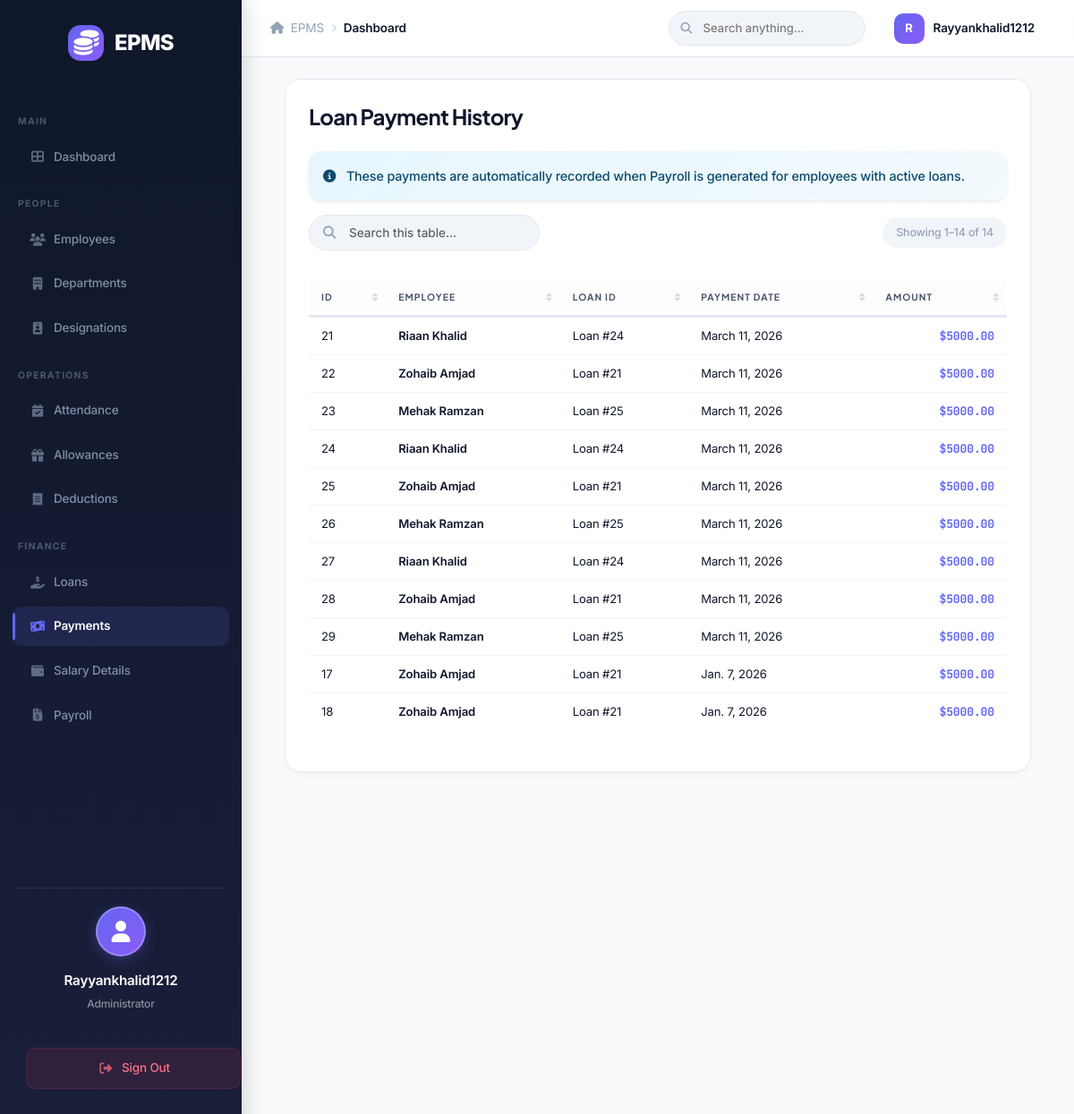
The page /loan-payments/ (signed in) on the database its author committed.
### core/models.py (models this page shows, shortened)
class User(AbstractUser):
    user_id = models.AutoField(primary_key=True)

class Loan_Payment(models.Model):
    payment_id = models.AutoField(primary_key=True)
    loan = models.ForeignKey(Loan, on_delete=models.CASCADE, related_name='payments')
    employee = models.ForeignKey(Employee, on_delete=models.CASCADE)
    payment_date = models.DateField(default=timezone.now)
    amount = models.DecimalField(max_digits=10, decimal_places=2)

class Employee(models.Model):
    STATUS_CHOICES = (
        ('Active', 'Active'),
        ('Inactive', 'Inactive'),
    )
    employee_id = models.AutoField(primary_key=True)
    first_name = models.CharField(max_length=100)
    last_name = models.CharField(max_length=100)
    email = models.EmailField(unique=True)
    phone = models.CharField(max_length=15)
    address = models.TextField()
    date_of_joining = models.DateField()
    department = models.ForeignKey(Department, on_delete=models.CASCADE)
    designation = models.ForeignKey(Designation, on_delete=models.CASCADE)
    user = models.OneToOneField(User, on_delete=models.CASCADE)
    status = models.CharField(max_length=10, choices=STATUS_CHOICES, default='Active')
    def __str__(self):
        return f"{self.first_name} {self.last_name}"

class Loan(models.Model):
    STATUS_CHOICES = (
        ('Active', 'Active'),
        ('Closed', 'Closed'),
    )
    loan_id = models.AutoField(primary_key=True)
    employee = models.ForeignKey(Employee, on_delete=models.CASCADE)
    loan_amount = models.DecimalField(max_digits=10, decimal_places=2)
    monthly_repayment = models.DecimalField(max_digits=10, decimal_places=2, default=0)
    issue_date = models.DateField(default=timezone.now)
    status = models.CharField(max_length=10, choices=STATUS_CHOICES, default='Active')

### core/views.py (the view)
# urls.py: path('loan-payments/', views.loan_payment_list, name='loan_payment_list'),
@login_required
def loan_payment_list(request):
    payments = Loan_Payment.objects.all().order_by('-payment_date')
    return render(request, 'core/loan_payment_list.html', {'payments': payments})

### templates/core/loan_payment_list.html (shortened to what this page needs)
{% extends 'core/base.html' %}
{% block content %}
<div class="row">
    <div class="col-12">
        <div class="card-box">
            <h4 class="fw-bold mb-4">Loan Payment History</h4>
            <div class="alert alert-info border-0 shadow-sm">
                <i class="fas fa-info-circle me-2"></i> These payments are automatically recorded when Payroll is generated
                for employees with active loans.
            </div>
            <div class="table-responsive">
                <table class="table table-hover mt-3 epms-datatable">
                    <thead>
                    <tr>
                        <th>ID</th>
                        <th>Employee</th>
                        <th>Loan ID</th>
                        <th>Payment Date</th>
                        <th>Amount</th>
                    </tr>
                </thead>
                <tbody>
                    {% for payment in payments %}
                    <tr>
                        <td>{{ payment.payment_id }}</td>
                        <td>{{ payment.employee }}</td>
                        <td>Loan #{{ payment.loan.loan_id }}</td>
                        <td>{{ payment.payment_date }}</td>
                        <td class="text-success">${{ payment.amount }}</td>
                    </tr>
                    {% empty %}
                    <tr>
                        <td colspan="5">No payments recorded yet.</td>
                    </tr>
                    {% endfor %}
                </tbody>
            </table>
            </div>
        </div>
    </div>
</div>
{% endblock %}

### templates/core/base.html (shortened to what this page needs)
{% load static %}
<!DOCTYPE html>
<html lang="en">
<head>
    <link href="https://cdn.jsdelivr.net/npm/bootstrap@5.3.0/dist/css/bootstrap.min.css" rel="stylesheet">
    <link href="https://cdnjs.cloudflare.com/ajax/libs/font-awesome/6.4.0/css/all.min.css" rel="stylesheet">
    <link rel="stylesheet" href="{% static 'css/style.css' %}?v=8">
</head>
<body>
    {% if user.is_authenticated %}
    <div class="sidebar">
        <div class="brand">
            <div class="brand-icon"><i class="fas fa-coins"></i></div>
            <span>EPMS</span>
        </div>
        {% if user.is_staff %}
        <div class="sidebar-section-label">Main</div>
        <a href="{% url 'dashboard' %}"
            class="{% if request.resolver_match.url_name == 'dashboard' %}active{% endif %}">
            <i class="fas fa-th-large me-2"></i> Dashboard
        </a>
        <div class="sidebar-section-label">People</div>
        <a href="{% url 'employee_list' %}"
            class="">
            <i class="fas fa-users me-2"></i> Employees
        </a>
        <a href="{% url 'department_list' %}"
            class="{% if 'department' in request.resolver_match.url_name %}active{% endif %}">
            <i class="fas fa-building me-2"></i> Departments
        </a>
        <a href="{% url 'designation_list' %}"
            class="{% if request.resolver_match.url_name == 'designation_list' %}active{% endif %}">
            <i class="fas fa-id-badge me-2"></i> Designations
        </a>
        <div class="sidebar-section-label">Operations</div>
        <a href="{% url 'attendance_list' %}"
            class="{% if request.resolver_match.url_name == 'attendance_list' %}active{% endif %}">
            <i class="fas fa-calendar-check me-2"></i> Attendance
        </a>
        <a href="{% url 'allowance_list' %}"
            class="{% if request.resolver_match.url_name == 'allowance_list' %}active{% endif %}">
            <i class="fas fa-gift me-2"></i> Allowances
        </a>
        <a href="{% url 'deduction_list' %}"
            class="{% if request.resolver_match.url_name == 'deduction_list' %}active{% endif %}">
            <i class="fas fa-receipt me-2"></i> Deductions
        </a>
        <div class="sidebar-section-label">Finance</div>
        <a href="{% url 'loan_list' %}"
            class="{% if 'loan_list' == request.resolver_match.url_name %}active{% endif %}">
            <i class="fas fa-hand-holding-usd me-2"></i> Loans
        </a>
        <a href="{% url 'loan_payment_list' %}"
            class="{% if request.resolver_match.url_name == 'loan_payment_list' %}active{% endif %}">
            <i class="fas fa-money-bill-wave me-2"></i> Payments
        </a>
        <a href="{% url 'salary_list' %}"
            class="{% if request.resolver_match.url_name == 'salary_list' %}active{% endif %}">
            <i class="fas fa-wallet me-2"></i> Salary Details
        </a>
        <a href="{% url 'payroll_list' %}"
            class="{% if request.resolver_match.url_name == 'payroll_list' or request.resolver_match.url_name == 'payroll_generate' or request.resolver_match.url_name == 'payroll_edit' %}active{% endif %}">
            <i class="fas fa-file-invoice-dollar me-2"></i> Payroll
        </a>
        {% endif %}
        <div class="sidebar-footer">
            <div class="user-profile-card">
                <div class="user-avatar">
                    <i class="fas fa-user"></i>
                </div>
                <div class="user-info">
                    <span class="user-name">{{ user.username|title }}</span>
                    <span class="user-role">{% if user.is_staff %}Administrator{% else %}Employee{% endif %}</span>
                </div>
            </div>
            <a href="{% url 'logout' %}" class="btn-sidebar-logout">
                <i class="fas fa-sign-out-alt me-2"></i> Sign Out
            </a>
        </div>
    </div>
    <div class="top-navbar">
        <div class="topbar-left">
            <div class="breadcrumb-nav">
                <span class="breadcrumb-item"><i class="fas fa-home me-1"></i> EPMS</span>
                <i class="fas fa-chevron-right breadcrumb-sep"></i>
                <span class="breadcrumb-item active">{% block breadcrumb %}Dashboard{% endblock %}</span>
            </div>
        </div>
        <div class="topbar-right">
            <div class="topbar-search">
                <input type="text" placeholder="Search anything..." id="globalSearch">
            </div>
            <div class="topbar-user">
                <div class="topbar-user-avatar">{{ user.username|first|upper }}</div>
                <span class="topbar-user-name">{{ user.username|title }}</span>
            </div>
        </div>
    </div>
    <div class="main-content">
        <div class="container-fluid page-content">
            {% block content %}{% endblock %}
        </div>
    </div>
    {% else %}
    <div class="login-page">
        {% block login_content %}{% endblock %}
    </div>
    {% endif %}
</body>
</html>

### rows shown on the page
User: username "Rayyankhalid1212", username|first "R"
Loan_Payment: payment_id "21", employee "Riaan Khalid", loan.loan_id "24", payment_date "March 11, 2026", amount "5000.00"
Loan_Payment: payment_id "22", employee "Zohaib Amjad", loan.loan_id "21", payment_date "March 11, 2026", amount "5000.00"
Loan_Payment: payment_id "23", employee "Mehak Ramzan", loan.loan_id "25", payment_date "March 11, 2026", amount "5000.00"
Loan_Payment: payment_id "24", employee "Riaan Khalid", loan.loan_id "24", payment_date "March 11, 2026", amount "5000.00"
Loan_Payment: payment_id "25", employee "Zohaib Amjad", loan.loan_id "21", payment_date "March 11, 2026", amount "5000.00"
Loan_Payment: payment_id "26", employee "Mehak Ramzan", loan.loan_id "25", payment_date "March 11, 2026", amount "5000.00"
Loan_Payment: payment_id "27", employee "Riaan Khalid", loan.loan_id "24", payment_date "March 11, 2026", amount "5000.00"
Loan_Payment: payment_id "28", employee "Zohaib Amjad", loan.loan_id "21", payment_date "March 11, 2026", amount "5000.00"
Loan_Payment: payment_id "29", employee "Mehak Ramzan", loan.loan_id "25", payment_date "March 11, 2026", amount "5000.00"
Loan_Payment: payment_id "17", employee "Zohaib Amjad", loan.loan_id "21", payment_date "Jan. 7, 2026", amount "5000.00"
Loan_Payment: payment_id "18", employee "Zohaib Amjad", loan.loan_id "21", payment_date "Jan. 7, 2026", amount "5000.00"
